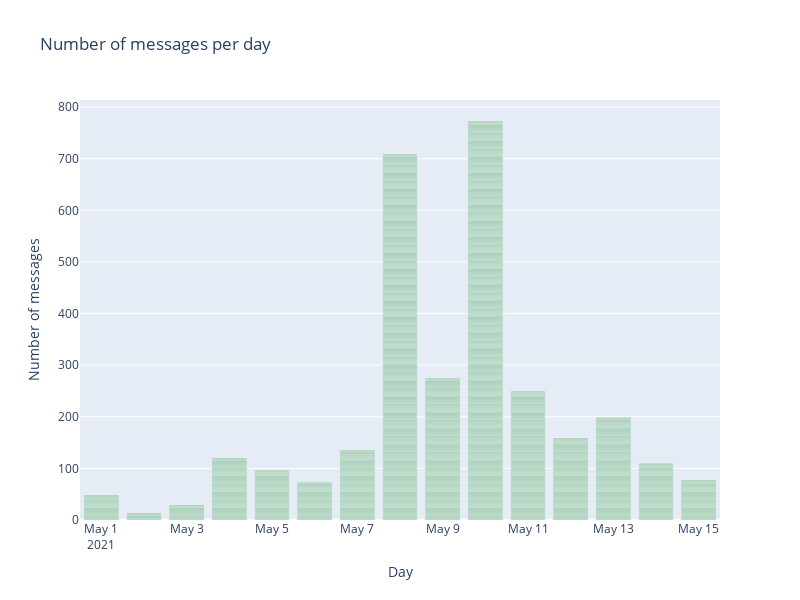

Notebook code cell kept with this figure:
### Markdown cell above
<b> 4.1 Plot-1: Number of messages per day

### Code cell
fig = px.bar(df_viz, x='day',
             labels={
                     "day": "Day",
                     "count": "Number of messages"
             },
             title="Number of messages per day", height=600, width=800)
fig.update_traces(marker_color='green')
fig.show()

### Figure 1 — Plotly figure (JSON) as saved in the notebook; plotly's stock layout.template omitted (floating-point values rounded to 4 significant figures; data arrays with more than 128 entries replaced by an {"elided": "..."} marker saying what was removed)
{"data": [{"alignmentgroup": "True", "hovertemplate": "Day=%{x}<br>Number of messages=%{y}<extra></extra>", "legendgroup": "", "marker": {"color": "green", "pattern": {"shape": ""}}, "name": "", "offsetgroup": "", "orientation": "v", "showlegend": false, "textposition": "auto", "type": "bar", "x": {"elided": "3061 str values"}, "xaxis": "x", "y": {"elided": "3061 int values"}, "yaxis": "y"}], "layout": {"barmode": "relative", "height": 600, "legend": {"tracegroupgap": 0}, "title": {"text": "Number of messages per day"}, "width": 800, "xaxis": {"anchor": "y", "domain": [0, 1], "title": {"text": "Day"}}, "yaxis": {"anchor": "x", "domain": [0, 1], "title": {"text": "Number of messages"}}}}
